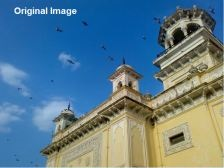
#> input picture images/input/home1.jpg, 224 x 168 px
$ python histogram_mask_plot.py
#> lines starting #> are read from the running program, lines starting #| are printed output that depends on the picture
#!/usr/bin/env python3
# -*- coding: utf-8 -*-
"""
Created on Wed Apr 25 15:25:22 2018

@author: osboxes
"""

import cv2
import numpy as np
from matplotlib import pyplot as plt

img = cv2.imread('images/input/home1.jpg',0)
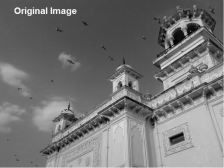
#> img: shape (168, 224); min 0, max 249, mean 117

# create a mask
mask = np.zeros(img.shape[:2], np.uint8)
mask[100:300, 100:400] = 255
masked_img = cv2.bitwise_and(img,img,mask = mask)
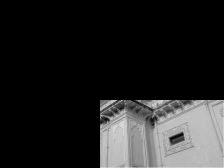
#> masked_img: shape (168, 224); min 0, max 222, mean 35.8

# Calculate histogram with mask and without mask
# Check third argument for mask
hist_full = cv2.calcHist([img],[0],None,[256],[0,256])
#> hist_full = 256 values, max 734 at index 72, min 0 at index 227, mean 147
hist_mask = cv2.calcHist([img],[0],mask,[256],[0,256])
#> hist_mask = 256 values, max 308 at index 189, min 0 at index 0, mean 32.94

plt.subplot(221), plt.imshow(img, 'gray')
plt.subplot(222), plt.imshow(mask,'gray')
plt.subplot(223), plt.imshow(masked_img, 'gray')
plt.subplot(224), plt.plot(hist_full), plt.plot(hist_mask)
plt.xlim([0,256])

plt.show()
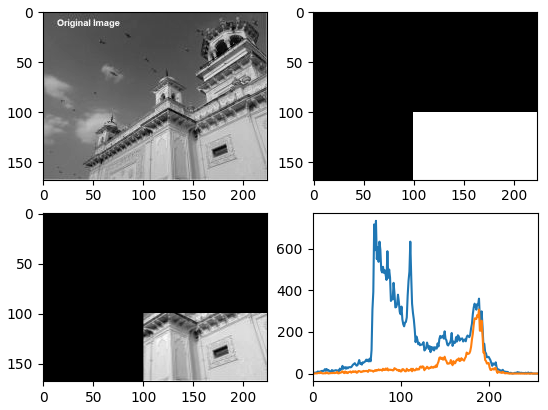
#> figure drawn by matplotlib, 4 panels; panel 4: curve peaks at x = 72, y = 734; panel 4: curve peaks at x = 189, y = 308

$ run again, with images/input/apple.jpg copied over images/input/home1.jpg
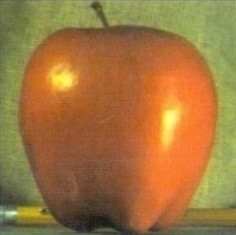
#> input picture images/input/apple.jpg, 236 x 235 px
#> `masked_img = cv2.bitwise_and(img,img,mask = mask)`:
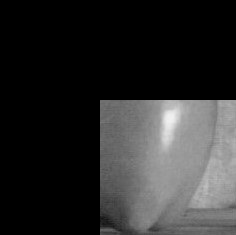
#> masked_img: shape (235, 236); min 0, max 240, mean 43.5
#> hist_full = 256 values, max 945 at index 151, min 0 at index 0, mean 216.6
#> hist_mask = 256 values, max 468 at index 151, min 0 at index 0, mean 71.72
#> `plt.show()`:
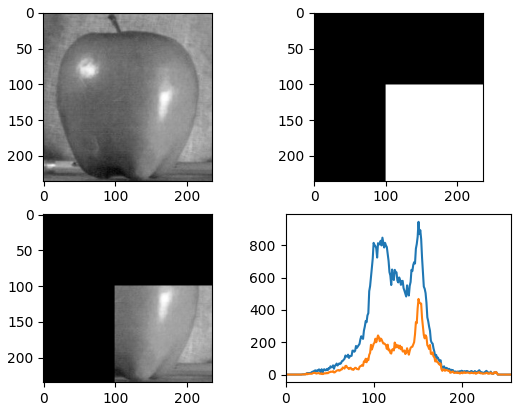
#> figure drawn by matplotlib, 4 panels; panel 4: curve peaks at x = 151, y = 945; panel 4: curve peaks at x = 151, y = 468

$ run again, with images/input/bilateral.jpg copied over images/input/home1.jpg
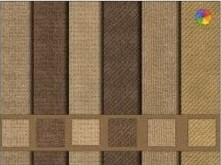
#> input picture images/input/bilateral.jpg, 221 x 165 px
#> `masked_img = cv2.bitwise_and(img,img,mask = mask)`:
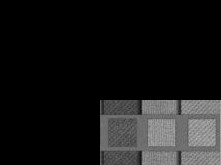
#> masked_img: shape (165, 221); min 0, max 184, mean 24.5
#> hist_full = 256 values, max 668 at index 138, min 0 at index 0, mean 142.4
#> hist_mask = 256 values, max 183 at index 110, min 0 at index 0, mean 30.72
#> `plt.show()`:
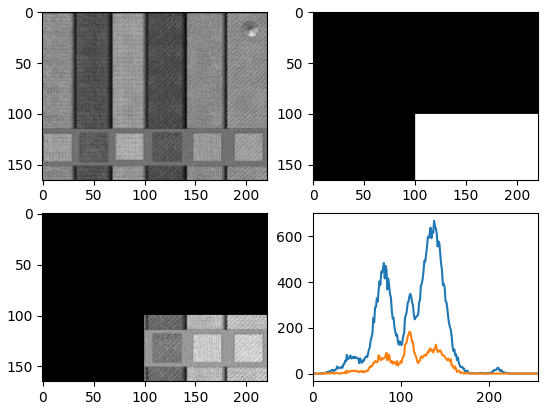
#> figure drawn by matplotlib, 4 panels; panel 4: curve peaks at x = 138, y = 668; panel 4: curve peaks at x = 110, y = 183
